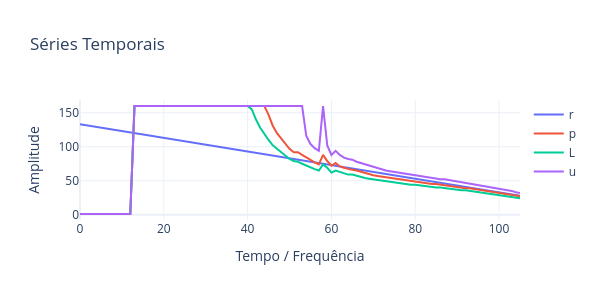

Notebook code cell kept with this figure:
### Code cell
params =  {'nI': 11, 'nR': 49, 'nO': 27, 'N1': 0.1, 'N2': 0.0001, 'N3': 0.001,
            'τ': 23, 'mode': 'ahead', 'act': 'tanh'}
nI,nR,nO,N1,N2,N3,τ,mode,act= list(params.values())

X, Y = PrepareData(HI['PC1'].values,nI,nO,mode)
Y, Z = PrepareData(sig,nI,nO,mode)
X = []

for i in range(len(RS)-1):
   X.append(RS.iloc[i:i+2,:].values.flatten())
X = X[-len(Y):-2]
teda=AutoCloud(m=1.8,nI=nI,nR=nR,nO=nO,ηS=[N1,N2,N3],mode=mode,
               tau=τ,eol=0.75,ref=len(sig)-nI,wtaG=True,wtaP=True) 
for j,_ in enumerate(X[:]):
    teda.run(X[j])
    if j<1000:
        teda.RULInterv(Y[j])
    else: 
        teda.RULInterv(Y[j],show=False)
        
    teda.Adapt(Y[j],Z[j])
    
plot_DSI2(teda,ftrs=2,title='DSI - Granulation',ncol=2,mergeID=True)
PlotSeriesPLY(ySeries=[teda.rulR,teda.rulP,teda.rulL,teda.rulU],
              names = ['r','p','L','u'],w=600,h=300)
